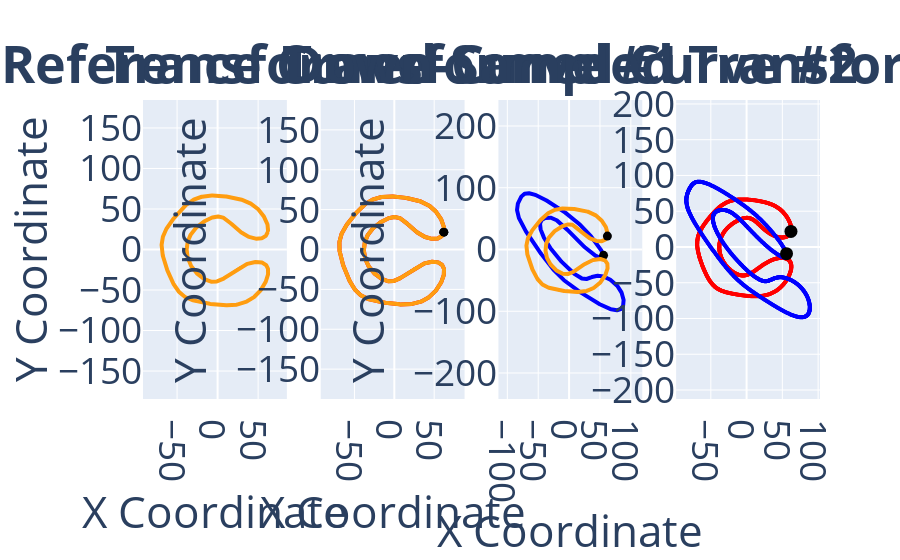
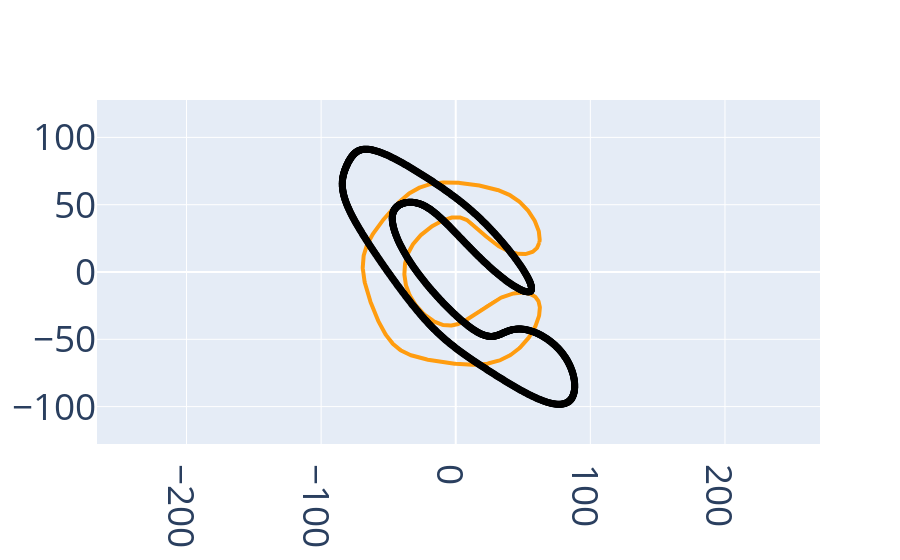
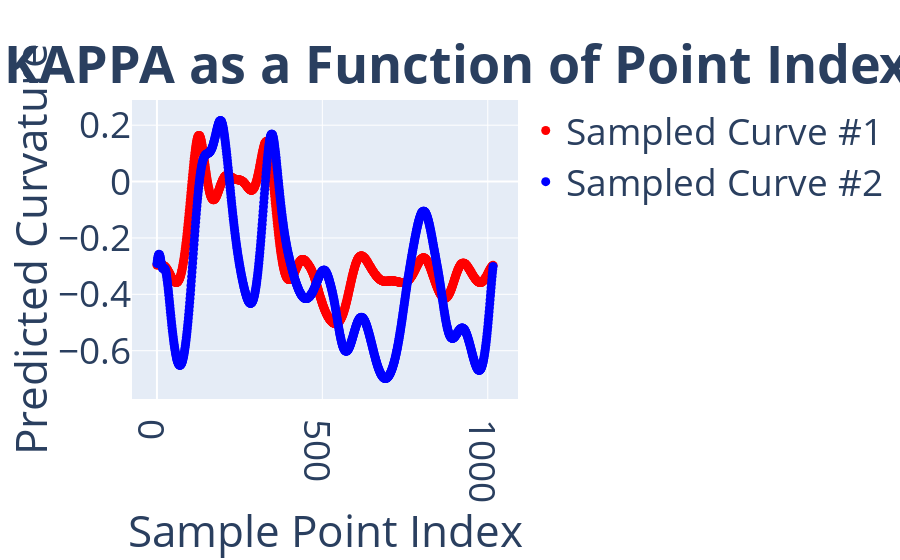
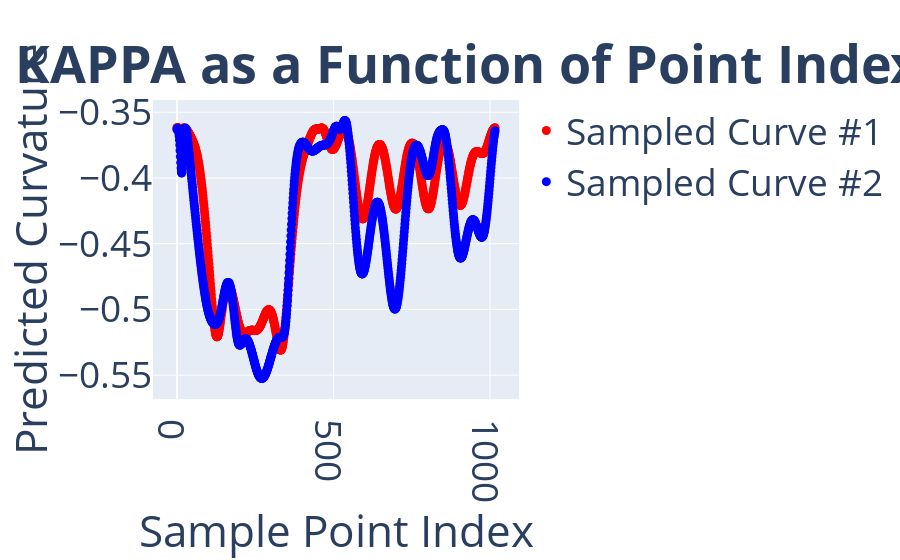

The notebook cell these images were saved under, in order:
### Markdown cell above
# EVALUATE SIGNATURES

### Code cell
plot_utils.plot_curve_comparisons(
    curve_records=curve_records, 
    curve_colors=curve_colors,
    sampling_ratio=sampling_ratio,
    transformation_group_type=group,
    plot_to_screen=True,
    normalize_signature=False)

### Figure 1 — Plotly figure (JSON) as saved in the notebook; plotly's stock layout.template omitted (floating-point values rounded to 4 significant figures; data arrays with more than 128 entries replaced by an {"elided": "..."} marker saying what was removed)
{"data": [{"line": {"color": "#FF9D11", "width": 4}, "marker": {"size": 2}, "mode": "lines+markers", "name": "Reference Curve", "type": "scatter", "x": {"elided": "1017 float values"}, "xaxis": "x", "y": {"elided": "1017 float values"}, "yaxis": "y"}, {"line": {"color": "#FF0000", "width": 4}, "marker": {"size": 2}, "mode": "lines+markers", "name": "Transformed Curve #1", "type": "scatter", "x": {"elided": "1017 float values"}, "xaxis": "x2", "y": {"elided": "1017 float values"}, "yaxis": "y2"}, {"hoverinfo": "skip", "marker": {"cmax": 1017, "cmin": 0, "color": "black", "colorscale": [[0, "#ff0000"], [0.1111, "#ffa700"], [0.2222, "#afff00"], [0.3333, "#08ff00"], [0.4444, "#00ff9f"], [0.5556, "#00b7ff"], [0.6667, "#0010ff"], [0.7778, "#9700ff"], [0.8889, "#ff00bf"], [1, "#ff0000"]], "size": 9}, "mode": "markers", "name": "", "type": "scatter", "x": [62.03], "xaxis": "x2", "y": [21.71], "yaxis": "y2"}, {"line": {"color": "#FF9D11", "width": 4}, "marker": {"size": 2}, "mode": "lines+markers", "name": "", "type": "scatter", "x": {"elided": "1017 float values"}, "xaxis": "x2", "y": {"elided": "1017 float values"}, "yaxis": "y2"}, {"hoverinfo": "skip", "marker": {"cmax": 1017, "cmin": 0, "color": "black", "colorscale": [[0, "#ff0000"], [0.1111, "#ffa700"], [0.2222, "#afff00"], [0.3333, "#08ff00"], [0.4444, "#00ff9f"], [0.5556, "#00b7ff"], [0.6667, "#0010ff"], [0.7778, "#9700ff"], [0.8889, "#ff00bf"], [1, "#ff0000"]], "size": 9}, "mode": "markers", "name": "", "type": "scatter", "x": [62.03], "xaxis": "x2", "y": [21.71], "yaxis": "y2"}, {"hoverinfo": "skip", "marker": {"cmax": 1017, "cmin": 0, "color": "#FF0000", "colorscale": [[0, "#ff0000"], [0.1111, "#ffa700"], [0.2222, "#afff00"], [0.3333, "#08ff00"], [0.4444, "#00ff9f"], [0.5556, "#00b7ff"], [0.6667, "#0010ff"], [0.7778, "#9700ff"], [0.8889, "#ff00bf"], [1, "#ff0000"]], "size": 4}, "mode": "markers", "name": "", "type": "scatter", "x": {"elided": "1017 float values"}, "xaxis": "x4", "y": {"elided": "1017 float values"}, "yaxis": "y4"}, {"hoverinfo": "skip", "marker": {"cmax": 1017, "cmin": 0, "color": "black", "colorscale": [[0, "#ff0000"], [0.1111, "#ffa700"], [0.2222, "#afff00"], [0.3333, "#08ff00"], [0.4444, "#00ff9f"], [0.5556, "#00b7ff"], [0.6667, "#0010ff"], [0.7778, "#9700ff"], [0.8889, "#ff00bf"], [1, "#ff0000"]], "size": 13}, "mode": "markers", "name": "", "type": "scatter", "x": [62.03], "xaxis": "x4", "y": [21.71], "yaxis": "y4"}, {"line": {"color": "#0000FF", "width": 4}, "marker": {"size": 2}, "mode": "lines+markers", "name": "Transformed Curve #2", "type": "scatter", "x": {"elided": "1017 float values"}, "xaxis": "x3", "y": {"elided": "1017 float values"}, "yaxis": "y3"}, {"hoverinfo": "skip", "marker": {"cmax": 1017, "cmin": 0, "color": "black", "colorscale": [[0, "#ff0000"], [0.1111, "#ffa700"], [0.2222, "#afff00"], [0.3333, "#08ff00"], [0.4444, "#00ff9f"], [0.5556, "#00b7ff"], [0.6667, "#0010ff"], [0.7778, "#9700ff"], [0.8889, "#ff00bf"], [1, "#ff0000"]], "size": 9}, "mode": "markers", "name": "", "type": "scatter", "x": [55.81], "xaxis": "x3", "y": [-9.416], "yaxis": "y3"}, {"line": {"color": "#FF9D11", "width": 4}, "marker": {"size": 2}, "mode": "lines+markers", "name": "", "type": "scatter", "x": {"elided": "1017 float values"}, "xaxis": "x3", "y": {"elided": "1017 float values"}, "yaxis": "y3"}, {"hoverinfo": "skip", "marker": {"cmax": 1017, "cmin": 0, "color": "black", "colorscale": [[0, "#ff0000"], [0.1111, "#ffa700"], [0.2222, "#afff00"], [0.3333, "#08ff00"], [0.4444, "#00ff9f"], [0.5556, "#00b7ff"], [0.6667, "#0010ff"], [0.7778, "#9700ff"], [0.8889, "#ff00bf"], [1, "#ff0000"]], "size": 9}, "mode": "markers", "name": "", "type": "scatter", "x": [62.03], "xaxis": "x3", "y": [21.71], "yaxis": "y3"}, {"hoverinfo": "skip", "marker": {"cmax": 1017, "cmin": 0, "color": "#0000FF", "colorscale": [[0, "#ff0000"], [0.1111, "#ffa700"], [0.2222, "#afff00"], [0.3333, "#08ff00"], [0.4444, "#00ff9f"], [0.5556, "#00b7ff"], [0.6667, "#0010ff"], [0.7778, "#9700ff"], [0.8889, "#ff00bf"], [1, "#ff0000"]], "size": 4}, "mode": "markers", "name": "", "type": "scatter", "x": {"elided": "1017 float values"}, "xaxis": "x4", "y": {"elided": "1017 float values"}, "yaxis": "y4"}, {"hoverinfo": "skip", "marker": {"cmax": 1017, "cmin": 0, "color": "black", "colorscale": [[0, "#ff0000"], [0.1111, "#ffa700"], [0.2222, "#afff00"], [0.3333, "#08ff00"], [0.4444, "#00ff9f"], [0.5556, "#00b7ff"], [0.6667, "#0010ff"], [0.7778, "#9700ff"], [0.8889, "#ff00bf"], [1, "#ff0000"]], "size": 13}, "mode": "markers", "name": "", "type": "scatter", "x": [55.81], "xaxis": "x4", "y": [-9.416], "yaxis": "y4"}], "layout": {"annotations": [{"font": {"size": 52}, "showarrow": false, "text": "<b>Reference Curve</b>", "x": 0.1062, "xanchor": "center", "xref": "paper", "y": 1, "yanchor": "bottom", "yref": "paper"}, {"font": {"size": 52}, "showarrow": false, "text": "<b>Transformed Curve #1</b>", "x": 0.3688, "xanchor": "center", "xref": "paper", "y": 1, "yanchor": "bottom", "yref": "paper"}, {"font": {"size": 52}, "showarrow": false, "text": "<b>Transformed Curve #2</b>", "x": 0.6313, "xanchor": "center", "xref": "paper", "y": 1, "yanchor": "bottom", "yref": "paper"}, {"font": {"size": 52}, "showarrow": false, "text": "<b>Down-Sampled Transformed Curves</b>", "x": 0.8938, "xanchor": "center", "xref": "paper", "y": 1, "yanchor": "bottom", "yref": "paper"}], "font": {"size": 37}, "showlegend": false, "xaxis": {"anchor": "y", "domain": [0, 0.2125], "title": {"text": "X Coordinate"}}, "xaxis2": {"anchor": "y2", "domain": [0.2625, 0.475], "title": {"text": "X Coordinate"}}, "xaxis3": {"anchor": "y3", "domain": [0.525, 0.7375], "title": {"text": "X Coordinate"}}, "xaxis4": {"anchor": "y4", "domain": [0.7875, 1]}, "yaxis": {"anchor": "x", "domain": [0, 1], "range": [-127.8, 127.8], "scaleanchor": "x", "scaleratio": 1, "title": {"text": "Y Coordinate"}}, "yaxis2": {"anchor": "x2", "domain": [0, 1], "range": [-127.8, 127.8], "scaleanchor": "x2", "scaleratio": 1, "title": {"text": "Y Coordinate"}}, "yaxis3": {"anchor": "x3", "domain": [0, 1], "range": [-127.8, 127.8], "scaleanchor": "x3", "scaleratio": 1, "title": {"text": "Y Coordinate"}}, "yaxis4": {"anchor": "x4", "domain": [0, 1], "scaleanchor": "x4", "scaleratio": 1}}}

### Figure 2 — Plotly figure (JSON) as saved in the notebook; plotly's stock layout.template omitted (floating-point values rounded to 4 significant figures; data arrays with more than 128 entries replaced by an {"elided": "..."} marker saying what was removed)
{"data": [{"line": {"color": "#FF9D11", "width": 4}, "marker": {"size": 2}, "mode": "lines+markers", "name": "", "type": "scatter", "x": {"elided": "1017 float values"}, "xaxis": "x", "y": {"elided": "1017 float values"}, "yaxis": "y"}, {"hoverinfo": "skip", "marker": {"cmax": 1017, "cmin": 0, "color": "black", "colorscale": [[0, "#ff0000"], [0.1111, "#ffa700"], [0.2222, "#afff00"], [0.3333, "#08ff00"], [0.4444, "#00ff9f"], [0.5556, "#00b7ff"], [0.6667, "#0010ff"], [0.7778, "#9700ff"], [0.8889, "#ff00bf"], [1, "#ff0000"]], "size": 7}, "mode": "markers", "name": "", "type": "scatter", "x": {"elided": "1017 float values"}, "xaxis": "x", "y": {"elided": "1017 float values"}, "yaxis": "y"}], "layout": {"font": {"size": 37}, "showlegend": false, "xaxis": {"anchor": "y", "domain": [0, 1]}, "yaxis": {"anchor": "x", "domain": [0, 1], "range": [-127.8, 127.8], "scaleanchor": "x", "scaleratio": 1}}}

### Figure 3 — Plotly figure (JSON) as saved in the notebook; plotly's stock layout.template omitted (floating-point values rounded to 4 significant figures; data arrays with more than 128 entries replaced by an {"elided": "..."} marker saying what was removed)
{"data": [{"line": {"color": "#FF0000", "width": 4}, "marker": {"color": "#FF0000", "size": 9}, "mode": "markers", "name": "Sampled Curve #1", "type": "scatter", "x": {"elided": "1017 int values"}, "xaxis": "x", "y": {"elided": "1017 float values"}, "yaxis": "y"}, {"line": {"color": "#0000FF", "width": 4}, "marker": {"color": "#0000FF", "size": 9}, "mode": "markers", "name": "Sampled Curve #2", "type": "scatter", "x": {"elided": "1017 int values"}, "xaxis": "x", "y": {"elided": "1017 float values"}, "yaxis": "y"}], "layout": {"annotations": [{"font": {"size": 52}, "showarrow": false, "text": "<b>Predicted KAPPA as a Function of Point Index</b>", "x": 0.5, "xanchor": "center", "xref": "paper", "y": 1, "yanchor": "bottom", "yref": "paper"}], "font": {"size": 37}, "xaxis": {"anchor": "y", "domain": [0, 1], "title": {"text": "Sample Point Index"}}, "yaxis": {"anchor": "x", "domain": [0, 1], "title": {"text": "Predicted Curvature"}}}}

### Figure 4 — Plotly figure (JSON) as saved in the notebook; plotly's stock layout.template omitted (floating-point values rounded to 4 significant figures; data arrays with more than 128 entries replaced by an {"elided": "..."} marker saying what was removed)
{"data": [{"line": {"color": "#FF0000", "width": 4}, "marker": {"color": "#FF0000", "size": 9}, "mode": "markers", "name": "Sampled Curve #1", "type": "scatter", "x": {"elided": "1017 int values"}, "xaxis": "x", "y": {"elided": "1017 float values"}, "yaxis": "y"}, {"line": {"color": "#0000FF", "width": 4}, "marker": {"color": "#0000FF", "size": 9}, "mode": "markers", "name": "Sampled Curve #2", "type": "scatter", "x": {"elided": "1017 int values"}, "xaxis": "x", "y": {"elided": "1017 float values"}, "yaxis": "y"}], "layout": {"annotations": [{"font": {"size": 52}, "showarrow": false, "text": "<b>Predicted KAPPA as a Function of Point Index</b>", "x": 0.5, "xanchor": "center", "xref": "paper", "y": 1, "yanchor": "bottom", "yref": "paper"}], "font": {"size": 37}, "xaxis": {"anchor": "y", "domain": [0, 1], "title": {"text": "Sample Point Index"}}, "yaxis": {"anchor": "x", "domain": [0, 1], "title": {"text": "Predicted Curvature"}}}}
